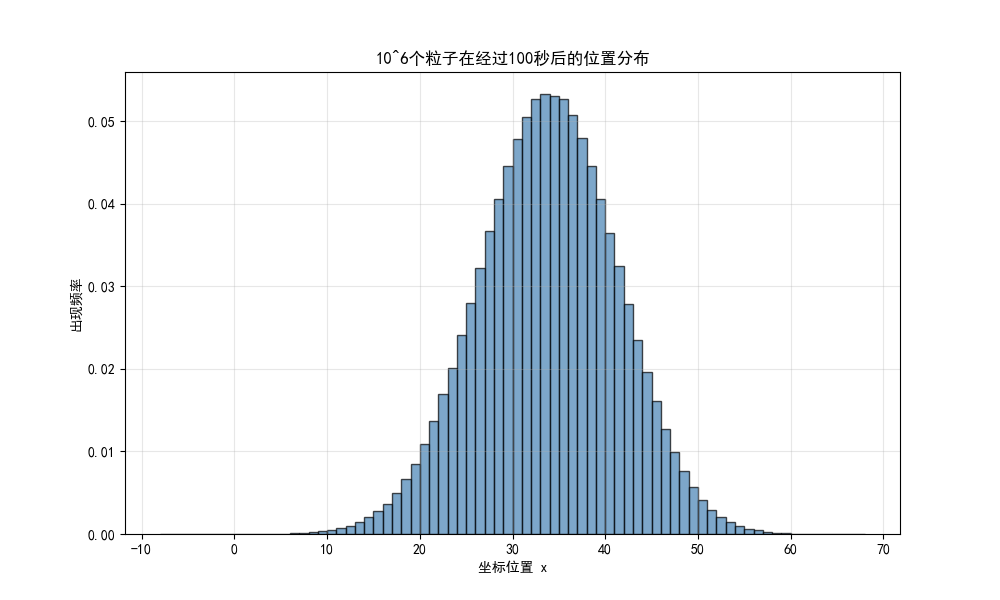

Write the Python code that produced this figure.
import numpy as np
import matplotlib.pyplot as plt

N = 10**6
steps = 100
choices = [-1, 0, 1]
probs = [1/6, 2/6, 3/6]

# 蒙特卡洛模拟生成 N 个粒子在 100 秒内的随机步数
all_steps = np.random.choice(choices, size=(N, steps), p=probs)
final_positions = np.sum(all_steps, axis=1)

# 计算(15, 25)特定区间内的概率
count_in_range = np.sum((final_positions > 15) & (final_positions < 25))
prob_in_range = count_in_range / N
print(f"经过100秒后，任意一个粒子落在 (15, 25) 区间里的概率为: {prob_in_range:.4f}")

plt.figure(figsize=(10, 6))
bins = range(min(final_positions), max(final_positions) + 2)
plt.hist(final_positions, bins=bins, density=True, alpha=0.7, color='steelblue', edgecolor='black')

plt.rcParams['font.sans-serif'] = ['SimHei']
plt.rcParams['axes.unicode_minus'] = False

plt.title('10^6个粒子在经过100秒后的位置分布')
plt.xlabel('坐标位置 x')
plt.ylabel('出现频率')
plt.grid(True, alpha=0.3)
plt.show()
